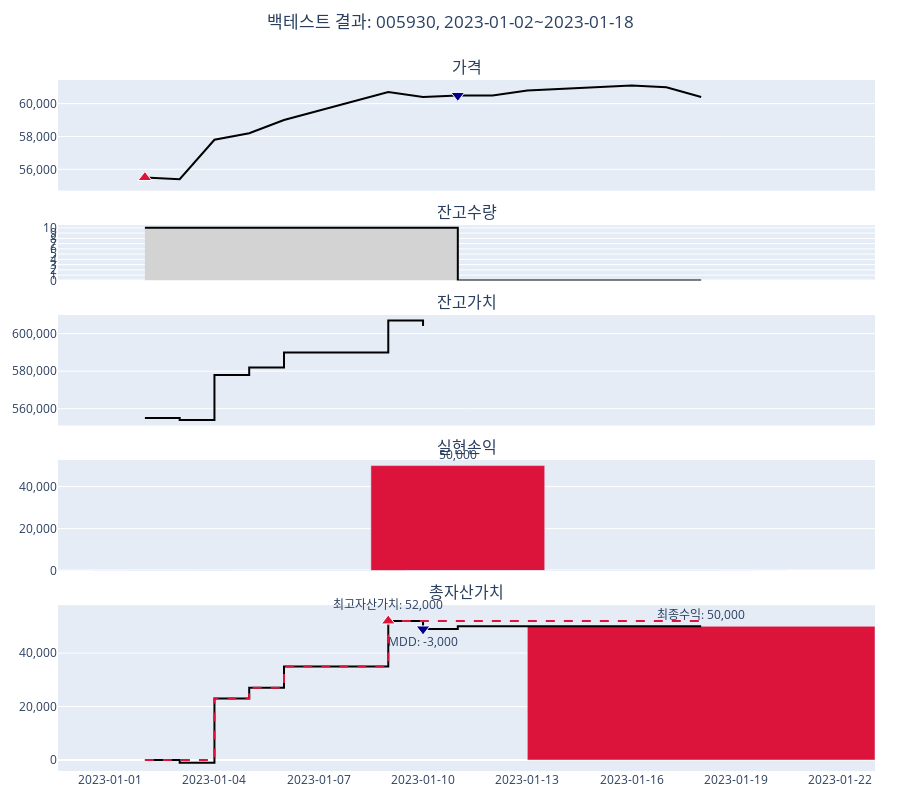

The cell this chart's notebook holds for it:
### Code cell
kq.backtest_plot_stock_daily(df_result_005930)

### Figure 1 — Plotly figure (JSON) as saved in the notebook; plotly's stock layout.template omitted (floating-point values rounded to 4 significant figures)
{"data": [{"marker": {"color": "#000000"}, "mode": "lines", "name": "가격", "type": "scatter", "x": ["2023-01-02T00:00:00", "2023-01-03T00:00:00", "2023-01-04T00:00:00", "2023-01-05T00:00:00", "2023-01-06T00:00:00", "2023-01-09T00:00:00", "2023-01-10T00:00:00", "2023-01-11T00:00:00", "2023-01-12T00:00:00", "2023-01-13T00:00:00", "2023-01-16T00:00:00", "2023-01-17T00:00:00", "2023-01-18T00:00:00"], "xaxis": "x5", "y": [55500, 55400, 57800, 58200, 59000, 60700, 60400, 60500, 60500, 60800, 61100, 61000, 60400], "yaxis": "y"}, {"marker": {"color": "#DC143C", "line": {"color": "white", "width": 1}, "size": 12, "symbol": "triangle-up"}, "mode": "markers", "name": "매수", "type": "scatter", "x": ["2023-01-02T00:00:00"], "xaxis": "x5", "y": [55500], "yaxis": "y"}, {"marker": {"color": "#00008B", "line": {"color": "white", "width": 1}, "size": 12, "symbol": "triangle-down"}, "mode": "markers", "name": "매도", "type": "scatter", "x": ["2023-01-11T00:00:00"], "xaxis": "x5", "y": [60500], "yaxis": "y"}, {"fill": "tozeroy", "fillcolor": "lightgray", "line": {"color": "#000000", "shape": "hv"}, "mode": "lines", "name": "잔고수량", "type": "scatter", "x": ["2023-01-02T00:00:00", "2023-01-03T00:00:00", "2023-01-04T00:00:00", "2023-01-05T00:00:00", "2023-01-06T00:00:00", "2023-01-09T00:00:00", "2023-01-10T00:00:00", "2023-01-11T00:00:00", "2023-01-12T00:00:00", "2023-01-13T00:00:00", "2023-01-16T00:00:00", "2023-01-17T00:00:00", "2023-01-18T00:00:00"], "xaxis": "x5", "y": [10, 10, 10, 10, 10, 10, 10, 0, 0, 0, 0, 0, 0], "yaxis": "y2"}, {"line": {"color": "#000000", "shape": "hv"}, "mode": "lines", "name": "잔고가치", "type": "scatter", "x": ["2023-01-02T00:00:00", "2023-01-03T00:00:00", "2023-01-04T00:00:00", "2023-01-05T00:00:00", "2023-01-06T00:00:00", "2023-01-09T00:00:00", "2023-01-10T00:00:00", "2023-01-11T00:00:00", "2023-01-12T00:00:00", "2023-01-13T00:00:00", "2023-01-16T00:00:00", "2023-01-17T00:00:00", "2023-01-18T00:00:00"], "xaxis": "x5", "y": [555000, 554000, 578000, 582000, 590000, 607000, 604000, null, null, null, null, null, null], "yaxis": "y3"}, {"cliponaxis": false, "marker": {"color": ["#00008B", "#00008B", "#00008B", "#00008B", "#00008B", "#00008B", "#00008B", "#DC143C", "#00008B", "#00008B", "#00008B", "#00008B", "#00008B"]}, "name": "실현손익", "text": ["", "", "", "", "", "", "", "50,000", "", "", "", "", ""], "textposition": "outside", "type": "bar", "width": 432000000, "x": ["2023-01-02T00:00:00", "2023-01-03T00:00:00", "2023-01-04T00:00:00", "2023-01-05T00:00:00", "2023-01-06T00:00:00", "2023-01-09T00:00:00", "2023-01-10T00:00:00", "2023-01-11T00:00:00", "2023-01-12T00:00:00", "2023-01-13T00:00:00", "2023-01-16T00:00:00", "2023-01-17T00:00:00", "2023-01-18T00:00:00"], "xaxis": "x5", "y": [0, 0, 0, 0, 0, 0, 0, 50000, 0, 0, 0, 0, 0], "yaxis": "y4"}, {"line": {"color": "#000000", "shape": "hv"}, "mode": "lines", "name": "총자산가치", "type": "scatter", "x": ["2023-01-02T00:00:00", "2023-01-03T00:00:00", "2023-01-04T00:00:00", "2023-01-05T00:00:00", "2023-01-06T00:00:00", "2023-01-09T00:00:00", "2023-01-10T00:00:00", "2023-01-11T00:00:00", "2023-01-12T00:00:00", "2023-01-13T00:00:00", "2023-01-16T00:00:00", "2023-01-17T00:00:00", "2023-01-18T00:00:00"], "xaxis": "x5", "y": [0, -1000, 23000, 27000, 35000, 52000, 49000, 50000, 50000, 50000, 50000, 50000, 50000], "yaxis": "y5"}, {"line": {"color": "#DC143C", "dash": "dash", "shape": "hv"}, "mode": "lines", "name": "최고자산가치", "type": "scatter", "x": ["2023-01-02T00:00:00", "2023-01-03T00:00:00", "2023-01-04T00:00:00", "2023-01-05T00:00:00", "2023-01-06T00:00:00", "2023-01-09T00:00:00", "2023-01-10T00:00:00", "2023-01-11T00:00:00", "2023-01-12T00:00:00", "2023-01-13T00:00:00", "2023-01-16T00:00:00", "2023-01-17T00:00:00", "2023-01-18T00:00:00"], "xaxis": "x5", "y": [0, 0, 23000, 27000, 35000, 52000, 52000, 52000, 52000, 52000, 52000, 52000, 52000], "yaxis": "y5"}, {"base": [0], "cliponaxis": false, "marker": {"color": ["#DC143C"]}, "name": "최종손익", "text": ["최종수익: 50,000"], "textposition": "outside", "type": "bar", "width": 864000000, "x": ["2023-01-18T00:00:00"], "xaxis": "x5", "y": [50000], "yaxis": "y5"}, {"cliponaxis": false, "marker": {"color": ["#DC143C", "#00008B"], "line": {"color": "white", "width": 1}, "size": 12, "symbol": ["triangle-up", "triangle-down"]}, "mode": "markers+text", "name": "", "text": ["최고자산가치: 52,000", "MDD: -3,000"], "textposition": ["top center", "bottom center"], "type": "scatter", "x": ["2023-01-09T00:00:00", "2023-01-10T00:00:00"], "xaxis": "x5", "y": [52000, 49000], "yaxis": "y5"}], "layout": {"annotations": [{"font": {"size": 16}, "showarrow": false, "text": "가격", "x": 0.5, "xanchor": "center", "xref": "paper", "y": 1, "yanchor": "bottom", "yref": "paper"}, {"font": {"size": 16}, "showarrow": false, "text": "잔고수량", "x": 0.5, "xanchor": "center", "xref": "paper", "y": 0.79, "yanchor": "bottom", "yref": "paper"}, {"font": {"size": 16}, "showarrow": false, "text": "잔고가치", "x": 0.5, "xanchor": "center", "xref": "paper", "y": 0.66, "yanchor": "bottom", "yref": "paper"}, {"font": {"size": 16}, "showarrow": false, "text": "실현손익", "x": 0.5, "xanchor": "center", "xref": "paper", "y": 0.45, "yanchor": "bottom", "yref": "paper"}, {"font": {"size": 16}, "showarrow": false, "text": "총자산가치", "x": 0.5, "xanchor": "center", "xref": "paper", "y": 0.24, "yanchor": "bottom", "yref": "paper"}], "height": 800, "hovermode": "x unified", "margin": {"b": 25, "l": 25, "r": 25, "t": 80}, "showlegend": false, "title": {"text": "백테스트 결과: 005930, 2023-01-02~2023-01-18", "x": 0.5, "y": 0.98}, "uniformtext": {"minsize": 12, "mode": "show"}, "xaxis": {"anchor": "y", "domain": [0, 1], "matches": "x5", "showticklabels": false}, "xaxis2": {"anchor": "y2", "domain": [0, 1], "matches": "x5", "showticklabels": false}, "xaxis3": {"anchor": "y3", "domain": [0, 1], "matches": "x5", "showticklabels": false}, "xaxis4": {"anchor": "y4", "domain": [0, 1], "matches": "x5", "showticklabels": false}, "xaxis5": {"anchor": "y5", "domain": [0, 1], "hoverformat": "%Y-%m-%d", "showticklabels": true, "tickformat": "%Y-%m-%d"}, "yaxis": {"anchor": "x", "domain": [0.84, 1], "tickformat": ",d"}, "yaxis2": {"anchor": "x2", "domain": [0.71, 0.79], "dtick": "L1"}, "yaxis3": {"anchor": "x3", "domain": [0.5, 0.66], "tickformat": ",d"}, "yaxis4": {"anchor": "x4", "domain": [0.29, 0.45], "tickformat": ",d"}, "yaxis5": {"anchor": "x5", "domain": [0, 0.24], "tickformat": ",d"}}}
